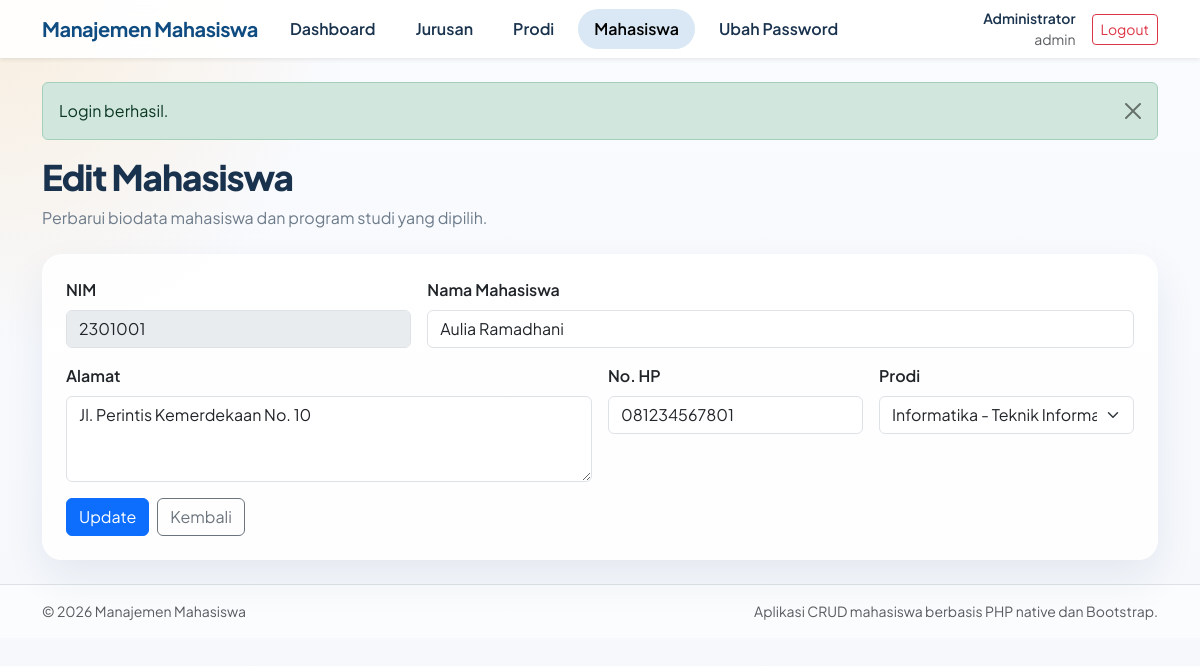
The page /index.php?route=mahasiswa-edit&nim=2301001 (signed in) on the database its author committed.
### tables this page shows
CREATE TABLE mahasiswa (
    nim VARCHAR(20) PRIMARY KEY,
    nama_mahasiswa VARCHAR(100) NOT NULL,
    alamat VARCHAR(255) NOT NULL,
    no_hp VARCHAR(20) NOT NULL,
    id_prodi INT NOT NULL,
    CONSTRAINT fk_mahasiswa_prodi
        FOREIGN KEY (id_prodi) REFERENCES prodi(id_prodi)
        ON UPDATE CASCADE ON DELETE RESTRICT
);

CREATE TABLE prodi (
    id_prodi INT AUTO_INCREMENT PRIMARY KEY,
    nama_prodi VARCHAR(100) NOT NULL,
    id_jurusan INT NOT NULL,
    CONSTRAINT fk_prodi_jurusan
        FOREIGN KEY (id_jurusan) REFERENCES jurusan(id_jurusan)
        ON UPDATE CASCADE ON DELETE RESTRICT
);

CREATE TABLE jurusan (
    id_jurusan INT AUTO_INCREMENT PRIMARY KEY,
    nama_jurusan VARCHAR(100) NOT NULL
);

### index.php (called while the page is built, shortened)
<?php
require __DIR__ . '/app/helpers/bootstrap.php';
$route = $_GET['route'] ?? 'dashboard';
$routes = [
    'login' => __DIR__ . '/modules/auth/login.php',
    'logout' => __DIR__ . '/modules/auth/logout.php',
    'dashboard' => __DIR__ . '/modules/dashboard/index.php',
    'jurusan' => __DIR__ . '/modules/jurusan/index.php',
    'jurusan-create' => __DIR__ . '/modules/jurusan/create.php',
    'jurusan-edit' => __DIR__ . '/modules/jurusan/edit.php',
    'jurusan-delete' => __DIR__ . '/modules/jurusan/delete.php',
    'prodi' => __DIR__ . '/modules/prodi/index.php',
    'prodi-create' => __DIR__ . '/modules/prodi/create.php',
    'prodi-edit' => __DIR__ . '/modules/prodi/edit.php',
    'prodi-delete' => __DIR__ . '/modules/prodi/delete.php',
    'mahasiswa' => __DIR__ . '/modules/mahasiswa/index.php',
    'mahasiswa-create' => __DIR__ . '/modules/mahasiswa/create.php',
    'mahasiswa-edit' => __DIR__ . '/modules/mahasiswa/edit.php',
    'mahasiswa-delete' => __DIR__ . '/modules/mahasiswa/delete.php',
    'ubah-password' => __DIR__ . '/modules/profile/password.php',
];
require $routes[$route];

### app/helpers/bootstrap.php (called while the page is built, shortened)
<?php
$databaseConfig = require BASE_PATH . '/app/config/database.php';
require BASE_PATH . '/app/helpers/functions.php';
function db(): PDO
{
    static $pdo = null;
    if ($pdo instanceof PDO) {
        return $pdo;
    }
    global $databaseConfig;
    $dsn = sprintf(
        'mysql:host=%s;port=%s;dbname=%s;charset=%s',
        $databaseConfig['host'],
        $databaseConfig['port'],
        $databaseConfig['database'],
        $databaseConfig['charset']
    );
    $pdo = new PDO(
        $dsn,
        $databaseConfig['username'],
        $databaseConfig['password'],
        [
            PDO::ATTR_ERRMODE => PDO::ERRMODE_EXCEPTION,
            PDO::ATTR_DEFAULT_FETCH_MODE => PDO::FETCH_ASSOC,
        ]
    );
    return $pdo;
}

### app/helpers/functions.php (called while the page is built, shortened)
<?php
function e(?string $value): string
{
    return htmlspecialchars((string) $value, ENT_QUOTES, 'UTF-8');
}
function render(string $title, string $content, bool $showSidebar = true): void
{
    require BASE_PATH . '/app/views/layouts/main.php';
}

### modules/mahasiswa/edit.php (the view, shortened to what this page needs)
<?php
$nim = trim($_GET['nim'] ?? '');
$prodi = db()->query(
    'SELECT p.id_prodi, p.nama_prodi, j.nama_jurusan
     FROM prodi p
     INNER JOIN jurusan j ON j.id_jurusan = p.id_jurusan
     ORDER BY p.nama_prodi ASC'
)->fetchAll();
$stmt = db()->prepare('SELECT * FROM mahasiswa WHERE nim = :nim');
$stmt->execute(['nim' => $nim]);
$mahasiswa = $stmt->fetch();
?>
<section class="page-heading">
    <div>
        <h1>Edit Mahasiswa</h1>
        <p>Perbarui biodata mahasiswa dan program studi yang dipilih.</p>
    </div>
</section>
<div class="card section-card border-0">
    <form method="post" class="row g-3">
        <div class="col-md-4">
            <label class="form-label" for="nim">NIM</label>
            <input class="form-control" id="nim" type="text" value="<?= e($mahasiswa['nim']); ?>" disabled>
        </div>
        <div class="col-md-8">
            <label class="form-label" for="nama_mahasiswa">Nama Mahasiswa</label>
            <input class="form-control" id="nama_mahasiswa" type="text" name="nama_mahasiswa" value="<?= e($mahasiswa['nama_mahasiswa']); ?>" required>
        </div>
        <div class="col-md-6">
            <label class="form-label" for="alamat">Alamat</label>
            <textarea class="form-control" id="alamat" name="alamat" rows="3" required><?= e($mahasiswa['alamat']); ?></textarea>
        </div>
        <div class="col-md-3">
            <label class="form-label" for="no_hp">No. HP</label>
            <input class="form-control" id="no_hp" type="text" name="no_hp" value="<?= e($mahasiswa['no_hp']); ?>" required>
        </div>
        <div class="col-md-3">
            <label class="form-label" for="id_prodi">Prodi</label>
            <select class="form-select" id="id_prodi" name="id_prodi" required>
                <?php foreach ($prodi as $item): ?>
                    <option value="<?= e((string) $item['id_prodi']); ?>" <?= (int) $mahasiswa['id_prodi'] === (int) $item['id_prodi'] ? 'selected' : ''; ?>><?= e($item['nama_prodi'] . ' - ' . $item['nama_jurusan']); ?></option>
                <?php endforeach; ?>
            </select>
        </div>
        <div class="col-12 d-flex gap-2">
            <button class="btn btn-primary" type="submit">Update</button>
            <a class="btn btn-outline-secondary" href="index.php?route=mahasiswa">Kembali</a>
        </div>
    </form>
</div>

### assets/css/app.css (style rules this page uses)
:root { --mm-surface: #f5f7fb; --mm-panel: #ffffff; --mm-primary: #0f4c81; --mm-primary-soft: #d9e8f4; --mm-accent: #f39c12; --mm-text: #19324d; --mm-muted: #6d7b8a; --mm-border: #d9e1ea; }
body { min-height: 100vh; background: radial-gradient(circle at top left, rgba(243, 156, 18, 0.14), transparent 22rem), linear-gradient(180deg, #f9fbff 0%, var(--mm-surface) 100%); color: var(--mm-text); font-family: "Plus Jakarta Sans", sans-serif; }
.card, .table-wrap, .stat-card, .auth-card { background: rgba(255, 255, 255, 0.92); border: 1px solid rgba(217, 225, 234, 0.9); border-radius: 1.25rem; box-shadow: 0 18px 40px rgba(23, 55, 94, 0.08); }
.page-heading { display: flex; flex-wrap: wrap; justify-content: space-between; gap: 1rem; margin-bottom: 1.5rem; }
.page-heading h1 { font-size: clamp(1.6rem, 4vw, 2.2rem); font-weight: 800; letter-spacing: -0.03em; }
.page-heading p { color: var(--mm-muted); margin-bottom: 0; }
.section-card { padding: 1.5rem; }
.form-label { font-weight: 600; }

### rows shown on the page
mahasiswa: nim "2301001", nama_mahasiswa "Aulia Ramadhani", alamat "Jl. Perintis Kemerdekaan No. 10", no_hp "081234567801", id_prodi "Informatika - Teknik Informatika"

### other values the page prints
$user['nama_user'] "Administrator"
$user['username'] "admin"
$flash['message'] "Login berhasil."
